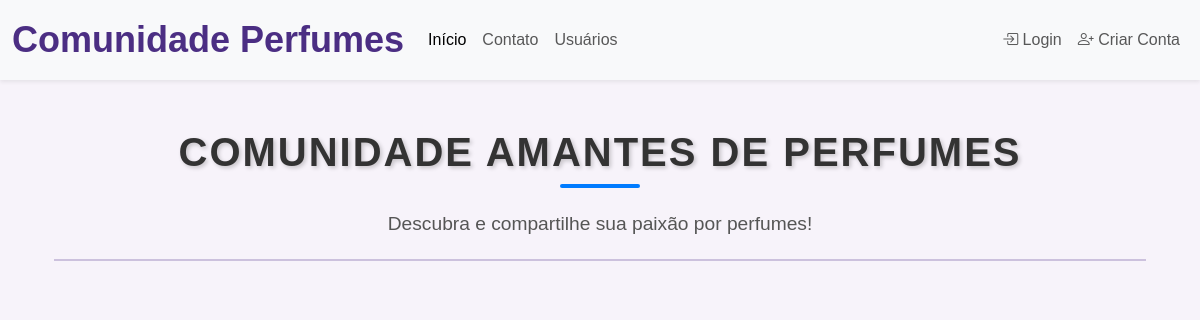
Before: / with the older database file.
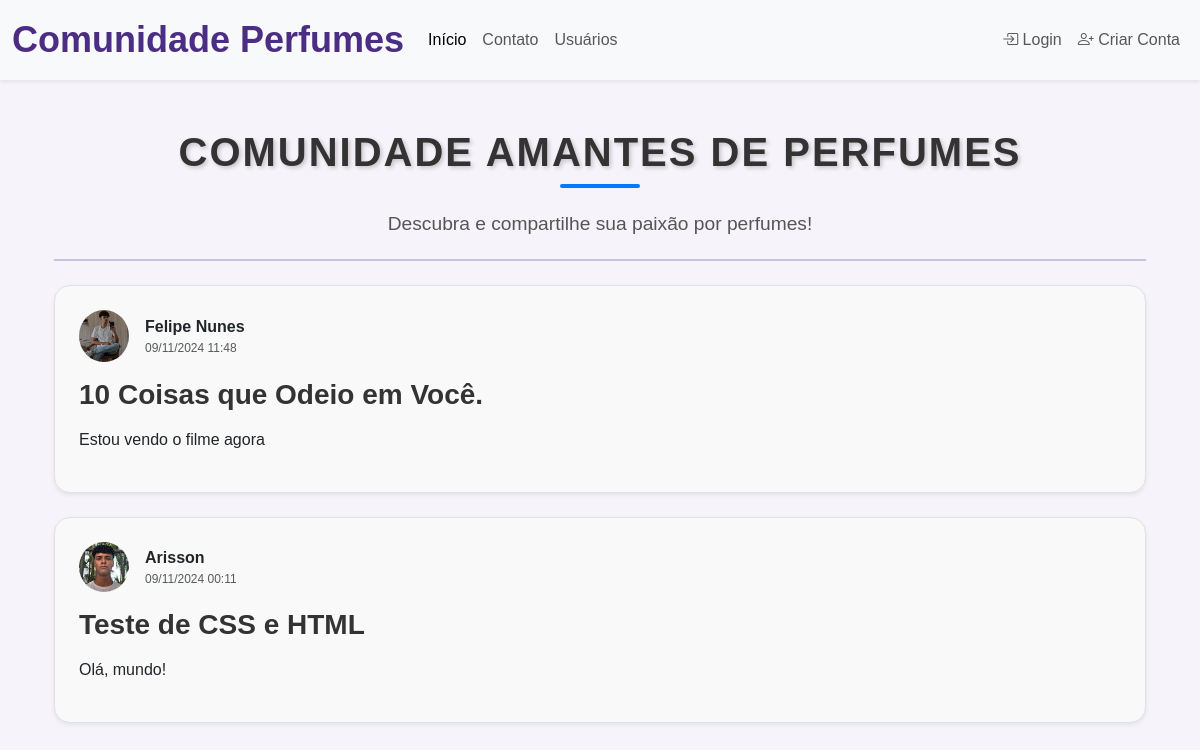
After: the same page with the newer database file.
### comunidadeperfum/models.py (models this page shows)
class Post(database.Model):
    id = database.Column(database.Integer, primary_key=True)
    titulo = database.Column(database.String, nullable=False)
    corpo = database.Column(database.Text, nullable=False)
    data_criacao = database.Column(database.DateTime, nullable=False, default=datetime.utcnow)
    id_usuario = database.Column(database.Integer, database.ForeignKey('usuario.id'), nullable= False)

class Usuario(database.Model, UserMixin):
    id = database.Column(database.Integer, primary_key=True)
    username = database.Column(database.String, nullable=False)
    email = database.Column(database.String, nullable=False, unique=True)
    senha = database.Column(database.String, nullable=False)
    foto_perfil = database.Column(database.String, default='default.png', nullable=False)
    perfil_bio = database.Column(database.String, default='Escreva sua bio...', nullable=False)
    posts = database.relationship('Post', backref='autor', lazy=True)
    perfumes = database.Column(database.String, nullable=False, default='Não Informado.')

### comunidadeperfum/routes.py (the view)
@app.route('/')
def homepage():
    posts = Post.query.order_by(Post.id.desc())
    return render_template('home.html', posts=posts)

### comunidadeperfum/templates/home.html (shortened to what this page needs)
{% extends 'base.html' %}
{% block body %}
<div class="container mt-5">
    <h1 class="text-center title" style="font-family: 'Arial', sans-serif; font-weight: bold; color: #333; font-size: 2.5em;">
        Comunidade Amantes de Perfumes
    </h1>
    <h2 class="text-center mb-4" style="font-family: 'Arial', sans-serif; font-size: 1.2em; color: #555;">
        Descubra e compartilhe sua paixão por perfumes!
    </h2>
    <hr class="mb-4" style="border-top: 2px solid #4b2e83;">
    {% for post in posts %}
    <div class="border mt-4 p-4 rounded-4 meupost shadow-sm" style="background-color: #f9f9f9;">
        <div class="d-flex align-items-center mb-3">
            <img src="{{ url_for('static', filename='images/' + (post.autor.foto_perfil)) }}" width="50" class="rounded-circle me-3 perfil-home">
            <div>
                <strong>{{ post.autor.username }}</strong>
                <small class="text-muted d-block" style="font-size: 12px;">
                    {{ post.data_criacao.strftime('%d/%m/%Y %H:%M') }}
                </small>
            </div>
        </div>
        <div>
            <a href="{{ url_for('exibir_post', post_id=post.id)}}" class="link-post post-link" style="color: #0073b1;">
                <h3 class="mb-3" style="font-family: 'Arial', sans-serif; font-weight: 600; color: #333;">
                    {{ post.titulo }}
                </h3>
            </a>
            <p>{{ post.corpo }}</p>
        </div>
    </div>
    {% endfor %}
</div>
{% endblock %}

### comunidadeperfum/templates/base.html (shortened to what this page needs)
<!DOCTYPE html>
<html lang="pt-br">
<head>
    <link href="https://cdn.jsdelivr.net/npm/bootstrap@5.3.3/dist/css/bootstrap.min.css" rel="stylesheet">
    <link rel="stylesheet" type="text/css" href="{{ url_for('static', filename='style.css') }}">
</head>
<body>
    {% include 'navbar.html' %}
    <div class="container mt-4">
        {% block body %}
        {% endblock %}
    </div>
</body>
</html>

### comunidadeperfum/templates/navbar.html (shortened to what this page needs)
<nav class="navbar navbar-expand-lg navbar-light bg-light shadow-sm">
    <div class="container-fluid">
        <a class="navbar-brand" href="{{ url_for('homepage') }}">
            <strong style="color: #4b2e83;">Comunidade Perfumes</strong>
        </a>
        <div class="collapse navbar-collapse" id="navbarSupportedContent">
            <ul class="navbar-nav me-auto mb-2 mb-lg-0">
                <li class="nav-item">
                    <a class="nav-link active" aria-current="page" href="{{ url_for('homepage') }}">Início</a>
                </li>
                <li class="nav-item">
                    <a class="nav-link" href="{{ url_for('contato') }}">Contato</a>
                </li>
                <li class="nav-item">
                    <a class="nav-link" href="{{ url_for('usuarios') }}">Usuários</a>
                </li>
            </ul>
            <ul class="navbar-nav d-flex">
                {% if current_user.is_authenticated %}
                <li class="nav-item">
                    <a class="nav-link" href="{{ url_for('criar_post') }}">
                        <i class="bi bi-pencil-square"></i> Criar Post
                    </a>
                </li>
                <li class="nav-item">
                    <a class="nav-link" href="{{ url_for('perfil') }}">
                        <i class="bi bi-person-circle"></i> Perfil
                    </a>
                </li>
                <li class="nav-item">
                    <a class="nav-link" href="{{ url_for('sair') }}">
                        <i class="bi bi-box-arrow-right"></i> Sair
                    </a>
                </li>
                {% else %}
                <li class="nav-item">
                    <a class="nav-link" href="{{ url_for('loginconta') }}">
                        <i class="bi bi-box-arrow-in-right"></i> Login
                    </a>
                </li>
                <li class="nav-item">
                    <a class="nav-link" href="{{ url_for('loginconta') }}">
                        <i class="bi bi-person-plus"></i> Criar Conta
                    </a>
                </li>
                {% endif %}
            </ul>
        </div>
    </div>
  </nav>
  <link href="https://cdn.jsdelivr.net/npm/bootstrap-icons/font/bootstrap-icons.css" rel="stylesheet">

### comunidadeperfum/static/style.css (style rules this page uses)
:root { --color-primary: #7e5a9b; --color-secondary: #d4c2e8; --color-accent: #5b3a6b; --color-background: #f7f3fa; --color-text-dark: #333; --color-text-light: #fff; }
body { background: var(--color-background); font-family: Arial, sans-serif; }
.container h1 { color: var(--color-primary); font-size: 48px; }
a { text-decoration: none; color: var(--color-accent); }
.container.mt-5 { transform: scale(1); transform-origin: top center; }

### comunidadeperfum/templates/navbar.html (style rules this page uses)
.navbar { background-color: #f8f9fa; }
.navbar-nav .nav-link { font-weight: 500; transition: all 0.3s ease; }
.navbar-brand strong { font-family: 'Arial', sans-serif; font-size: 1.8em; color: #4b2e83; }

### comunidadeperfum/templates/home.html (style rules this page uses)
.post-link { text-decoration: none; color: #0073b1; font-weight: 600; }
.title { font-size: 1.2rem; font-weight: bold; color: #333; text-align: center; margin-bottom: 1.5rem; text-transform: uppercase; letter-spacing: 2px; text-shadow: 2px 2px 4px rgba(0, 0, 0, 0.2); position: relative; }
.title::after { content: ''; display: block; width: 80px; height: 4px; background-color: #007bff; margin: 8px auto 0; border-radius: 4px; }

Changed rows visible on the page:
added Post: foto_perfil (picture), autor.username "Felipe Nunes", data_criacao "09/11/2024 11:48", titulo "10 Coisas que Odeio em Você.", corpo "Estou vendo o filme agora"
added Post: foto_perfil (picture), autor.username "Arisson", data_criacao "09/11/2024 00:11", titulo "Teste de CSS e HTML", corpo "Olá, mundo!"
